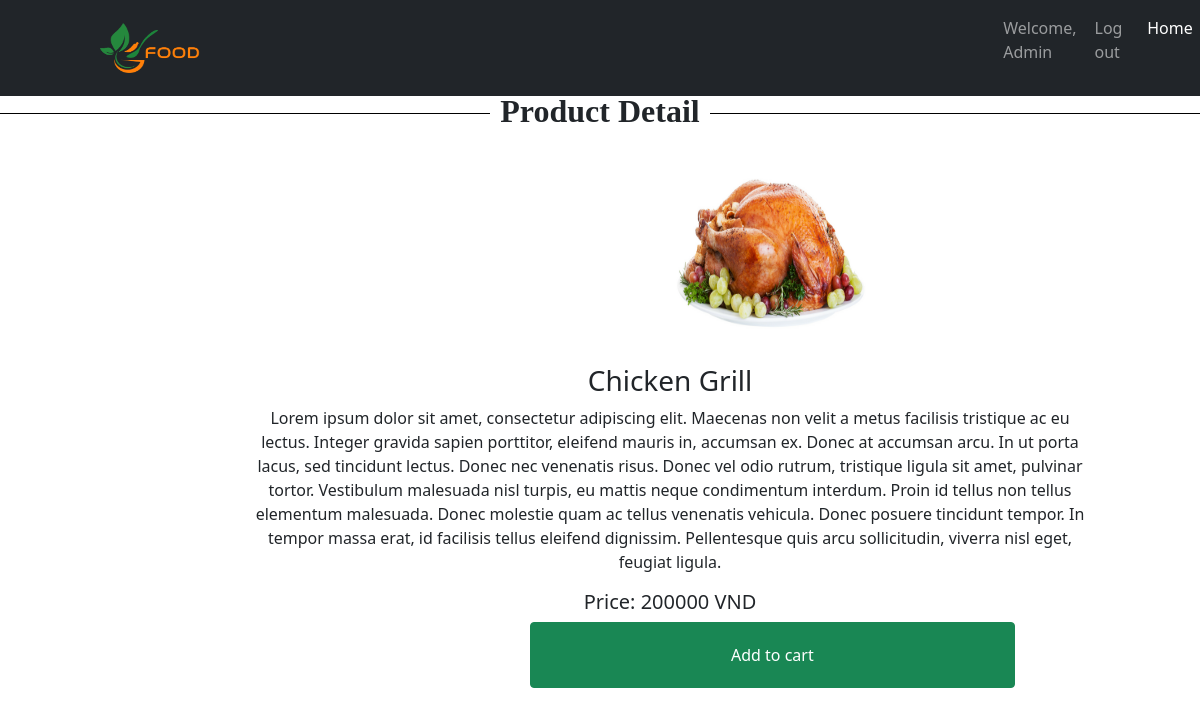
Screenshot of /product/32 (signed in) with the database file from the repository.
### monan/models.py (models this page shows, shortened)
class Post(models.Model):
    title = models.CharField(max_length=100)
    body = models.TextField()
    date = models.DateTimeField(auto_now_add=False, blank=True)
    image = models.ImageField(null=True,upload_to='../media/')
    price = models.IntegerField(null=True)

### monan/views.py (the view)
# urls.py: path('product/<int:id>', views.productdetail, name='pdetail'),
def productdetail(request, id):
    product = Post.objects.get(id=id)
    return render(request, 'blog/pdetail.html', {'data':product})

### monan/templates/blog/pdetail.html (shortened to what this page needs)
<!DOCTYPE html>
<html lang="en">
<head>
    {% load static %}
    <link rel="stylesheet" type="text/css" href="{% static 'css/Doan.css' %}" media="screen"/>
    <link href="https://cdn.jsdelivr.net/npm/bootstrap@5.0.0-beta3/dist/css/bootstrap.min.css" rel="stylesheet">
</head>
<body>
    <nav class="navbar navbar-expand-lg navbar-dark bg-dark" style="position: fixed; z-index: 20;width: 100%;" id="bar">
        <a class="navbar-brand logo" href="#"><img src="{% static 'images/foodlogo.png' %}" alt="logo"></a>
        <div class="collapse navbar-collapse menu" id="navbarNavAltMarkup">
            <div class="navbar-nav nb">
            {% if user.is_superuser %}
                <div class="profile">
                </div>
                <a href="{% url 'profile' %}"><p class="nav-item nav-link">Welcome, Admin {{ user.profile.name }}</p></a>
                <a href="{% url 'logout' %}" class="nav-item nav-link">Log out</a>
            {% elif user.username %}
                <div class="profile">
                    <a href="{% url 'profile' %}"><img src="{{ user.profile.image.url }}" alt=""></a>
                </div>
                <a href="{% url 'profile' %}"><p class="nav-item nav-link">Welcome, User {{ user.profile.name }}</p></a>
                <a href="{% url 'logout' %}" class="nav-item nav-link">Log out</a>
            {% else %}
                <a class="nav-item nav-link" href="{% url 'register' %}">Register</a>
                <a href="{% url 'login' %}" class="nav-item nav-link">Log in</a>
            {% endif %}
                <a class="nav-item nav-link active" href="{% url 'monan' %}">Home</a>
            </div>
        </div>
    </nav>
    <div class="sth">
    </div>
    <div class="divine">
        <h2><span>Product Detail</span></h2>
    </div>
    <div class="product">
            <div class="top">
                <img src="{{ data.image }}" alt="food">
            <div>
        <div class="bottom">
            <center><h3>{{ data.title }}</h3></center>
            <center><p>{{ data.body }}</p></center>
            <center><h5>Price: {{ data.price }} VND</h5></center>
        </div>
            <a href="{% url 'update_cart' data.id %}"><button class="btn btn-success">Add to cart</button></a>
    </div>
</body>
</html>

### home/static/css/Doan.css (style rules this page uses)
* { padding: 0; margin: 0; }
#bar { margin-bottom: 0px; border-radius: 0% ; }
#bar .logo { margin-left: 100px; padding: 0; }
#bar .menu .nb .profile { display: inline-block; width: 30px; height: 30px; overflow: hidden; border-radius: 50%; margin-right: 10px; }
#bar .logo img { width: 100px; height: 50px; }
#bar .menu { margin-left: 750px; }
.divine { margin-top: 100px; }
.divine h2 { width: 100%; text-align: center; border-bottom: 1px solid #000; line-height: 0.1em; margin: 10px 0 20px; }
.divine h2 span { background:#fff; padding:0 10px; font-family: 'Dancing Script', cursive; font-weight: bold; }

### monan/templates/blog/pdetail.html (style rules this page uses)
.navbar a { text-decoration: none; color: #000; }
.product { display: flex; width: 70%; margin-left: 250px; }
.sth { width: 100%; height: 1vh; }
.product .top { width: 100%; }
.product .top img { width: 200px; height: 200px; margin-left: 420px; }
.product .bottom { margin-top: 30px }
.btn { margin-left: 280px; padding: 20px 200px; }

### rows the page displays
Post: image (picture), title "Chicken Grill", body "Lorem ipsum dolor sit amet, consectetur adipiscing elit. Maecenas non velit a metus facilisis tristique ac eu lectus. Integer gravida sapien porttitor, eleifend mauris in, accumsan ex. Donec at accumsan arcu. In ut porta lacus, sed tincidunt lectus. Donec nec venenatis risus. Donec vel odio rutrum, tristique ligula sit amet, pulvinar tortor. Vestibulum malesuada nisl turpis, eu mattis neque condimentum interdum. Proin id tellus non tellus elementum malesuada. Donec molestie quam ac tellus venenatis vehicula. Donec posuere tincidunt tempor. In tempor massa erat, id facilisis tellus eleifend dignissim. Pellentesque quis arcu sollicitudin, viverra nisl eget, feugiat ligula.", price "200000"
